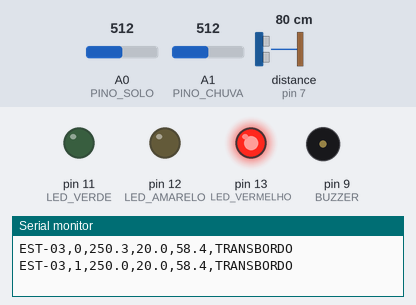
The sketch below on a simulated Arduino Uno, built with avr-gcc and run on an emulated ATmega328P. Parts: output pins drawn as LEDs (lit = HIGH), buzzer (waves = sounding), the last lines printed to the serial monitor. Wiring (inferred from the names in the program): ultrasonic range finder: trigger pin 6; echo pin 7. The test bench sets the inputs (shaded band); at power-on: distance to the obstacle (sensor on pin 7) 80 cm, A0 (PINO_SOLO) = 512, A1 (PINO_CHUVA) = 512. The echo pulse lasts 58.3 µs per cm; pins used as bus, display or sensor lines are not drawn.

Above: at 1.8 s.
1.9 s: distance to the obstacle (sensor on pin 7) set to 120 cm
At 2.5 s:
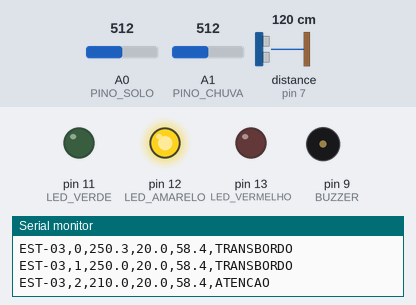
3.5 s: distance to the obstacle (sensor on pin 7) set to 155 cm
5.3 s: distance to the obstacle (sensor on pin 7) set to 164 cm
At 7.3 s:
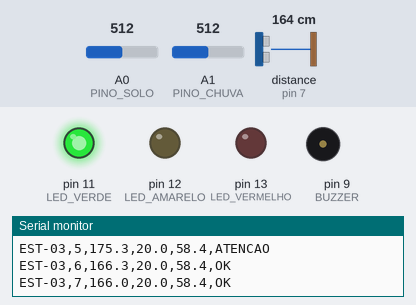
7.6 s: A0 (PINO_SOLO) set to 691
9.3 s: A0 (PINO_SOLO) set to 708
At 11.2 s:
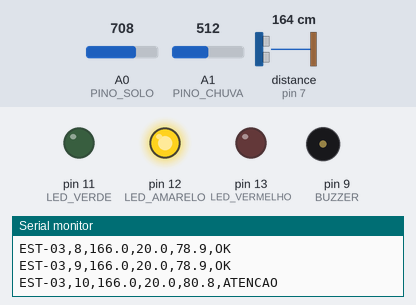
11.7 s: A0 (PINO_SOLO) set to 511
At 13.1 s:
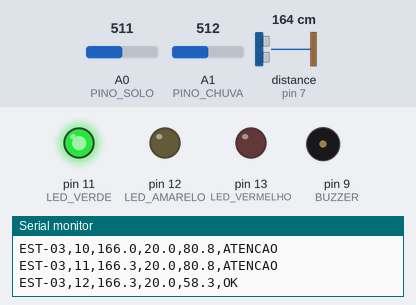
Timing chart, 0 to 14.7 s (numbered marks = the images above; inputs shaded):
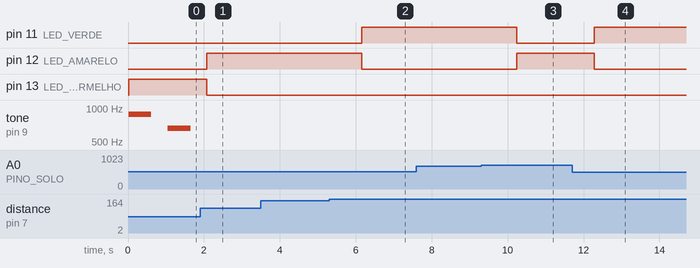

Measured:
- the behaviour switches between 160 and 161 cm on distance to the obstacle (sensor on pin 7) (found by bisection; images 1 and 2)
- the behaviour switches between 700 and 701 on A0 (PINO_SOLO) (found by bisection; images 2 and 3)
- after the input at 1.9 s, pin 12 (LED_AMARELO): LOW → HIGH after 0.17 s; pin 13 (LED_VERMELHO): HIGH → LOW after 0.17 s; tone on pin 9 (BUZZER): stays silent (without the input it goes to 880 Hz after 0.17 s)
- after the input at 5.3 s, pin 11 (LED_VERDE): LOW → HIGH after 0.85 s; pin 12 (LED_AMARELO): HIGH → LOW after 0.85 s
- after the input at 9.3 s, pin 11 (LED_VERDE): HIGH → LOW after 0.94 s; pin 12 (LED_AMARELO): LOW → HIGH after 0.94 s
- after the input at 11.7 s, pin 11 (LED_VERDE): LOW → HIGH after 0.58 s; pin 12 (LED_AMARELO): HIGH → LOW after 0.58 s

The sketch:

estacao_cheia.ino
```cpp
/*
 * AlertaCheia - Estacao de monitoramento de corrego (TinkerCad, Arduino Uno R3)
 * ----------------------------------------------------------------------------
 * Estacao EST-03, instalada na ponte do Corrego Aricanduva (Vila Aricanduva).
 *
 * A cada ciclo a estacao:
 *   1. LE o nivel da agua, a chuva e a umidade do solo;
 *   2. DECIDE localmente (edge) o status: OK, ATENCAO ou TRANSBORDO;
 *   3. ATUA nos LEDs e na sirene. A sirene local toca mesmo sem internet:
 *      e o plano B do bairro quando a rede cai no meio do temporal;
 *   4. PUBLICA uma linha CSV no Monitor Serial. O script iot/serial_para_api.py
 *      envia essas linhas para a API, que roda o modelo de IA e alimenta o
 *      Data Lake (bronze/tempo_real).
 *
 * Sensores (pinagem completa em iot/GUIA_TINKERCAD.md):
 *   D6/D7  HC-SR04 ultrassonico ........ distancia ate a lamina d'agua (cm)
 *          instalado a ALTURA_SENSOR_CM do fundo: nivel = altura - distancia
 *   A0     Sensor de umidade do solo .... encharcamento do solo (%)  [VCC no D8]
 *   A1     Potenciometro 10 kohm ........ pluviometro (mm por 15 min)
 *          (o TinkerCad nao tem pluviometro; o potenciometro faz o papel dele)
 * Atuadores:
 *   D11 LED verde (OK) · D12 LED amarelo (ATENCAO) · D13 LED vermelho (TRANSBORDO)
 *   D9  Buzzer piezo (sirene)
 *
 * Tempo acelerado: cada ciclo de 1 s representa 15 min (uma leitura real).
 * O Arduino nao tem relogio; o script de envio converte "seq" em horario.
 *
 * As cotas sao as mesmas de alertacheia/config.py (EST-03): a decisao na
 * borda e a decisao da nuvem falam a mesma lingua.
 *
 * Compatibilidade com o TinkerCad: sem LCD I2C e todo em ASCII (o compilador
 * do TinkerCad recusa algumas bibliotecas e caracteres acentuados).
 */

const char ESTACAO[] = "EST-03";

// Pinos
const int PINO_TRIG = 6;
const int PINO_ECHO = 7;
const int PINO_SOLO_VCC = 8;
const int PINO_SOLO = A0;
const int PINO_CHUVA = A1;
const int LED_VERDE = 11;
const int LED_AMARELO = 12;
const int LED_VERMELHO = 13;
const int BUZZER = 9;

// Calibracao (EST-03, Corrego Aricanduva)
const float ALTURA_SENSOR_CM = 330.0;   // do fundo do corrego ate o sensor
const float COTA_ALERTA_CM = 170.0;
const float COTA_TRANSBORDO_CM = 215.0;
const float CHUVA_MAX_MM = 40.0;        // fundo de escala do potenciometro
const int SOLO_LEITURA_MAX = 876;       // leitura maxima do sensor no TinkerCad

const unsigned long CICLO_MS = 1000;
unsigned long seq = 0;

float medirDistanciaCm() {
  digitalWrite(PINO_TRIG, LOW);
  delayMicroseconds(2);
  digitalWrite(PINO_TRIG, HIGH);
  delayMicroseconds(10);
  digitalWrite(PINO_TRIG, LOW);
  unsigned long duracao = pulseIn(PINO_ECHO, HIGH, 30000UL);  // timeout ~5 m
  if (duracao == 0) {
    return -1.0;  // sem eco: leitura invalida (a API recusa e a silver poe em quarentena)
  }
  return duracao * 0.0343 / 2.0;
}

float lerUmidadeSolo() {
  digitalWrite(PINO_SOLO_VCC, HIGH);  // liga so na hora de ler: reduz corrosao do sensor
  delay(10);
  int bruto = analogRead(PINO_SOLO);
  digitalWrite(PINO_SOLO_VCC, LOW);
  float pct = bruto * 100.0 / SOLO_LEITURA_MAX;
  if (pct > 100.0) pct = 100.0;
  return pct;
}

float lerChuvaMm() {
  return analogRead(PINO_CHUVA) * CHUVA_MAX_MM / 1023.0;
}

void acenderStatus(int verde, int amarelo, int vermelho) {
  digitalWrite(LED_VERDE, verde);
  digitalWrite(LED_AMARELO, amarelo);
  digitalWrite(LED_VERMELHO, vermelho);
}

void setup() {
  Serial.begin(9600);
  pinMode(PINO_TRIG, OUTPUT);
  pinMode(PINO_ECHO, INPUT);
  pinMode(PINO_SOLO_VCC, OUTPUT);
  pinMode(LED_VERDE, OUTPUT);
  pinMode(LED_AMARELO, OUTPUT);
  pinMode(LED_VERMELHO, OUTPUT);
  pinMode(BUZZER, OUTPUT);
  // cabecalho do CSV (o script de envio ignora linhas que nao comecam com EST-)
  Serial.println("estacao_id,seq,nivel_cm,chuva_mm,umidade_solo_pct,status_local");
}

void loop() {
  float distancia = medirDistanciaCm();
  float nivel = (distancia < 0) ? -1.0 : ALTURA_SENSOR_CM - distancia;
  if (nivel < 0 && distancia >= 0) nivel = 0.0;
  float chuva = lerChuvaMm();
  float solo = lerUmidadeSolo();

  // Decisao na borda: a mais conservadora possivel, sem depender da nuvem.
  const char* status;
  if (nivel < 0) {
    status = "SEM_ECO";  // falha do sensor: mantem os LEDs como estavam e avisa a nuvem
  } else if (nivel >= COTA_TRANSBORDO_CM) {
    status = "TRANSBORDO";
    acenderStatus(LOW, LOW, HIGH);
    tone(BUZZER, (seq % 2 == 0) ? 880 : 660, 600);  // sirene de duas notas
  } else if (nivel >= COTA_ALERTA_CM || (chuva >= 12.0 && solo >= 80.0)) {
    status = "ATENCAO";
    acenderStatus(LOW, HIGH, LOW);
    noTone(BUZZER);
  } else {
    status = "OK";
    acenderStatus(HIGH, LOW, LOW);
    noTone(BUZZER);
  }

  Serial.print(ESTACAO);
  Serial.print(",");
  Serial.print(seq);
  Serial.print(",");
  Serial.print(nivel, 1);
  Serial.print(",");
  Serial.print(chuva, 1);
  Serial.print(",");
  Serial.print(solo, 1);
  Serial.print(",");
  Serial.println(status);

  seq++;
  delay(CICLO_MS);
}
```
